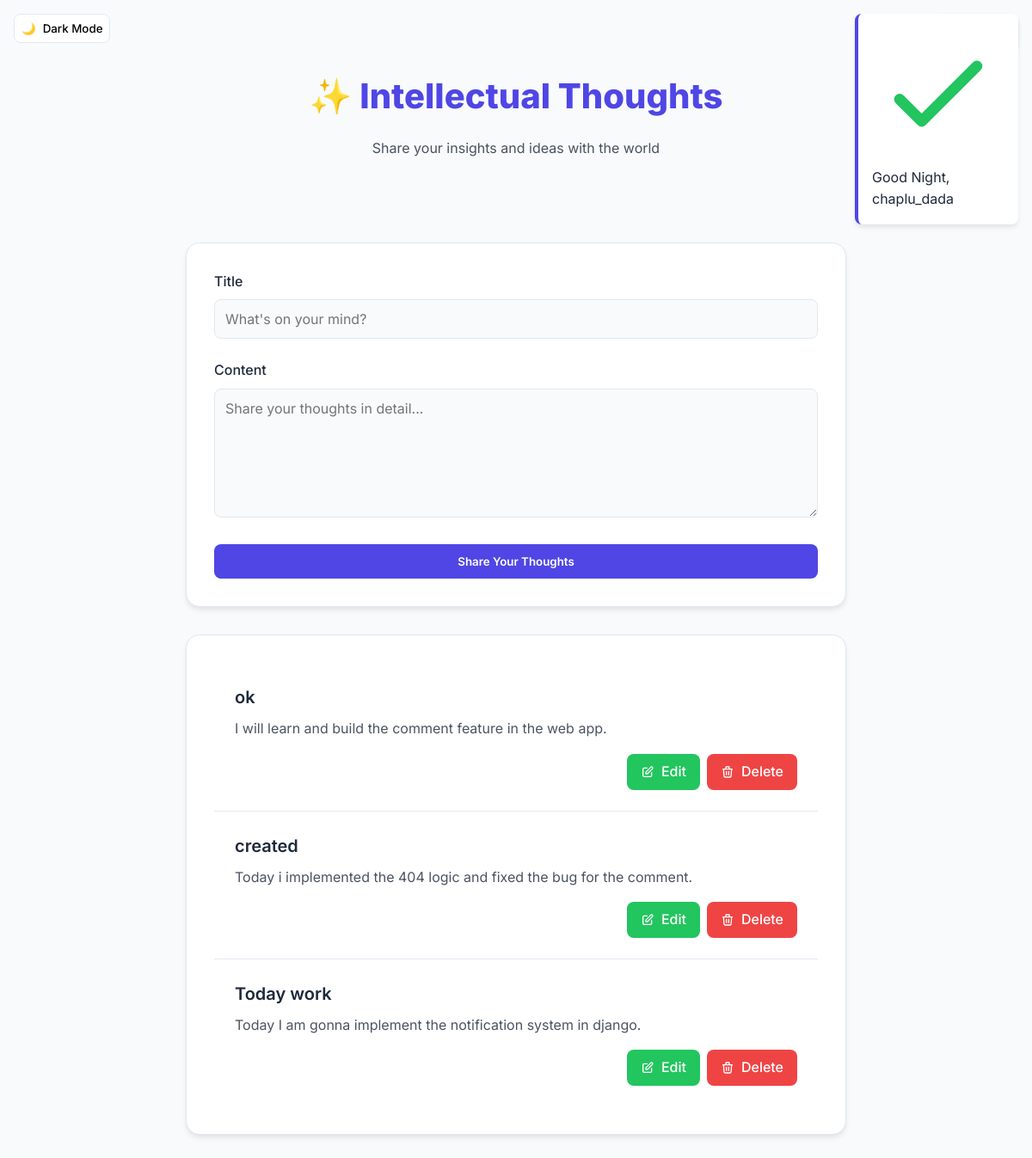
The page /user-site/ (signed in) on the database as committed earlier.
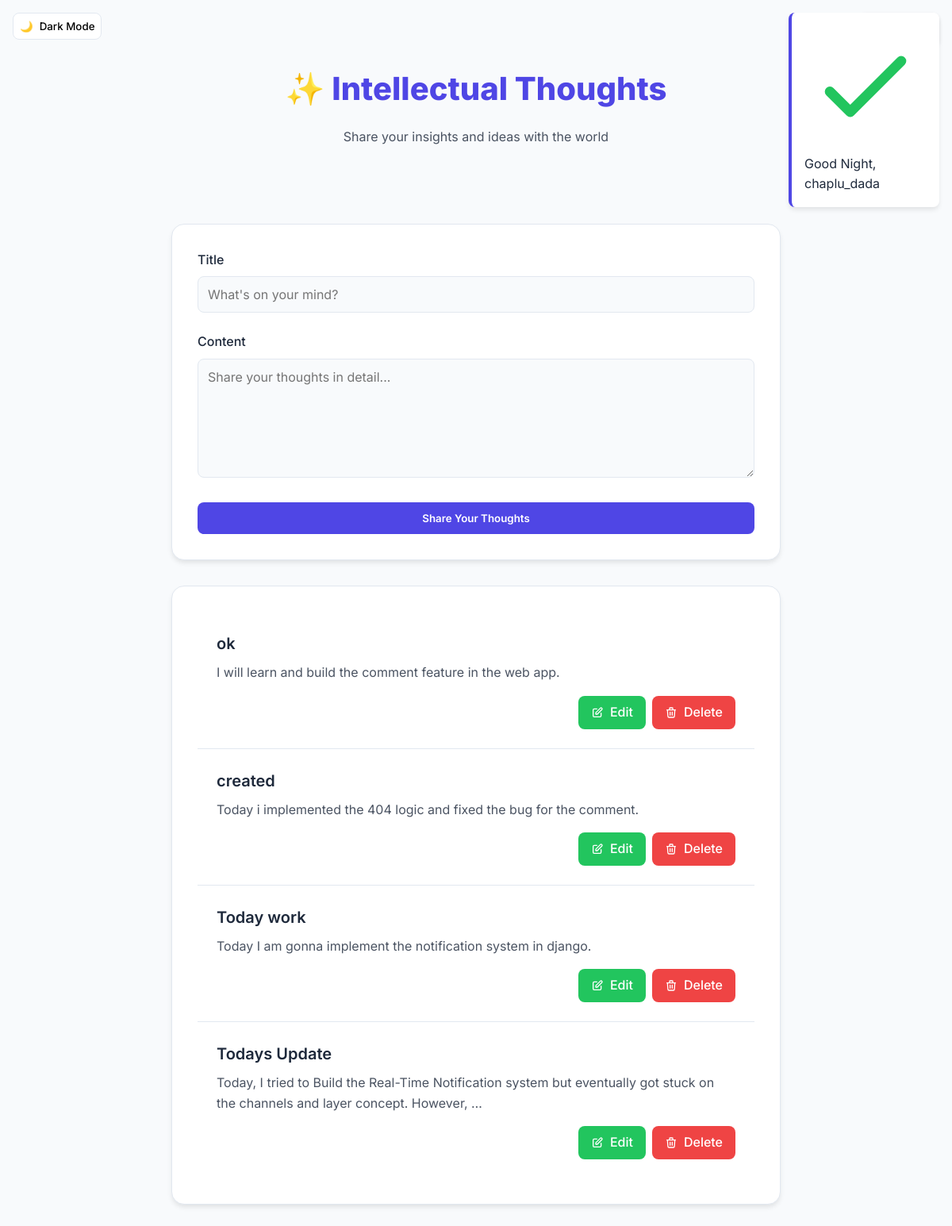
The same page on the database as committed later.
### app/models.py (models this page shows, shortened)
class Content(models.Model):
    user = models.ForeignKey(User,on_delete=models.CASCADE,null=True,blank=True)
    title = models.CharField(max_length=150, null=False,blank =False)
    description = models.TextField(null= False, blank = False)
    email= models.EmailField(unique=True, null=True)
    created_at = models.DateTimeField(auto_now_add=True)

### app/views.py (the view, shortened to what this page needs)
# urls.py: path('user-site/', ContentView.as_view(),name = 'user-site'),
class ContentView(LoginRequiredMixin,View):
    template_name = 'blog-manage.html'
    login_url ='login-page'
    redirect_field_name = 'next'
    def get(self,request):
        queryset = Content.objects.filter(user=request.user)
        search_query = request.GET.get('search_re')
        if search_query:
            queryset= queryset.filter(title__icontains=search_query)
        context = {'Content': queryset}
        return render(request, self.template_name,context)

### app/templates/blog-manage.html (shortened to what this page needs)
<!DOCTYPE html>
<html lang="en">
<head>
</head>
<body>
    <button class="theme-toggle" id="themeToggle">
        <span class="theme-icon">🌙</span>
        <span class="theme-text">Dark Mode</span>
    </button>
    <a href="/" class="logout-btn">
    </a>
    <div class="messages">
        {% if user.is_authenticated %}
        {% now "H" as current_hour %}
        <div class="alert">
            <div class="alert-content">
                <svg class="alert-icon" fill="none" stroke="#22c55e" viewBox="0 0 24 24">
                    <path stroke-linecap="round" stroke-linejoin="round" stroke-width="2" d="M5 13l4 4L19 7"></path>
                </svg>
                {% if current_hour|floatformat:0 >= 5 and current_hour|floatformat:0 < 12 %} <p>Good Morning, {{
                    user.username }}</p>
                    {% elif current_hour|floatformat:0 >= 12 and current_hour|floatformat:0 < 17 %} <p>Good Afternoon,
                        {{ user.username }}</p>
                        {% elif current_hour|floatformat:0 >= 17 and current_hour|floatformat:0 < 21 %} <p>Good Evening,
                            {{ user.username }}</p>
                            {% else %}
                            <p>Good Night, {{ user.username }}</p>
                            {% endif %}
            </div>
        </div>
        {% endif %}
    </div>
    <div class="container">
        <header class="header">
            <h1>✨ Intellectual Thoughts</h1>
            <p>Share your insights and ideas with the world</p>
        </header>
        <section class="blog-form">
            <form method="post" enctype="multipart/form-data">
                <div class="form-group">
                    <label for="title">Title</label>
                    <input type="text" id="title" name="title" placeholder="What's on your mind?" required>
                </div>
                <div class="form-group">
                    <label for="description">Content</label>
                    <textarea id="description" name="description" placeholder="Share your thoughts in detail..."
                        required></textarea>
                </div>
                <button type="submit" class="submit-btn">Share Your Thoughts</button>
            </form>
        </section>
        <section class="blog-list">
            {% for i in Content %}
            <article class="blog-item">
                <h3 class="blog-title">{{i.title}}</h3>
                <p class="blog-content">{{i.description|truncatewords:20}}</p>
                <div class="blog-actions">
                    <a href="update/{{i.id}}/" class="edit-btn">
                        <svg width="16" height="16" viewBox="0 0 24 24" fill="none" stroke="currentColor">
                            <path stroke-linecap="round" stroke-linejoin="round" stroke-width="2"
                                d="M11 5H6a2 2 0 00-2 2v11a2 2 0 002 2h11a2 2 0 002-2v-5m-1.414-9.414a2 2 0 112.828 2.828L11.828 15H9v-2.828l8.586-8.586z" />
                        </svg>
                        Edit
                    </a>
                    <a href="delete/{{i.id}}/" class="delete-btn">
                        <svg width="16" height="16" viewBox="0 0 24 24" fill="none" stroke="currentColor">
                            <path stroke-linecap="round" stroke-linejoin="round" stroke-width="2"
                                d="M19 7l-.867 12.142A2 2 0 0116.138 21H7.862a2 2 0 01-1.995-1.858L5 7m5 4v6m4-6v6m1-10V4a1 1 0 00-1-1h-4a1 1 0 00-1 1v3M4 7h16" />
                        </svg>
                        Delete
                    </a>
                </div>
            </article>
            {% endfor %}
        </section>
    </div>
</body>
</html>

Rows that differ between the two databases and show on the page:
added Content: title "Todays Update", description "Today, I tried to Build the Real-Time Notification system but eventually got stuck on the channels and layer concept. However, …"
